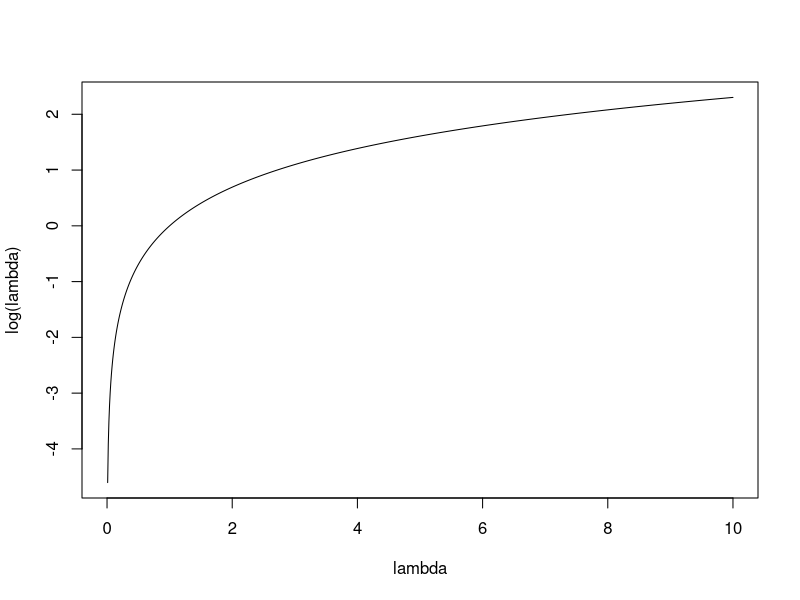
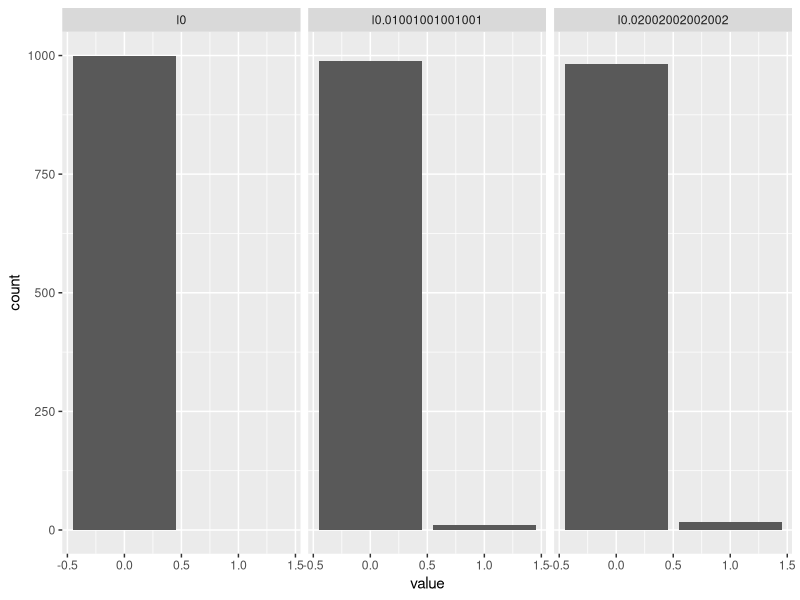
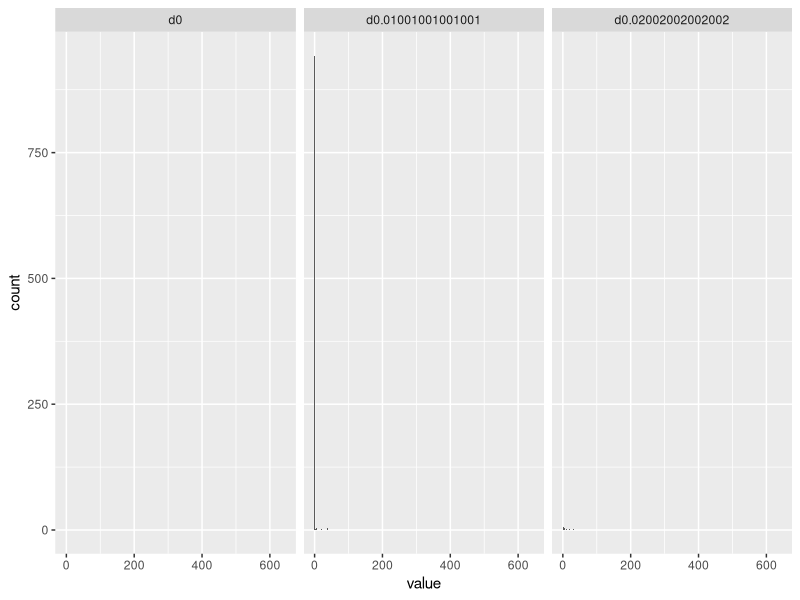

Write R code to recreate these figures, in order.
# preamble =================================================
library('ggplot2'); library('tidyr')
# Poisson regression models count data
# count data = realization of a discrete random variable, e.g. n \in N
# log of y is modeled as a linear function of x and beta
# often also log-linear model (contingency table analysis)
# E(Y | x) = e^{\alpha + x\beta'}

# population parameters ====================================
n <- 1000
lambda <- c(1, 5 , 9)

lambda <- seq(0, 10, length.out = 1000)
plot(lambda, log(lambda), type = 'l')

# Regular poisson distribution =============================
x <- vapply(
  lambda,
  FUN = function(l){rpois(n = n, lambda = l)},
  numeric(n)
)
colnames(x) <- paste0('l', lambda)
x <- as.data.frame(x)

# plot distributions ---------------------------------------
pdta <- gather(x, 'lambda', 'value', 1:3)
ggplot(data = pdta, aes(x = value)) +
  geom_bar() +
  facet_grid(~lambda)

# summarize ------------------------------------------------
apply(x, 2, function(y){cbind(mean = mean(y), var = var(y))})

# simulate mu != var ---------------------------------------
# overdispersion: var > mean
# underdispersion: var < mean
size <- lambda; lambda <- 5
x <- vapply(
  size,
  FUN = function(s){rnbinom(n = n, mu = lambda, size = s)},
  numeric(n)
)
colnames(x) <- paste0('d', size)
x <- as.data.frame(x)

pdta <- gather(x, 'disp', 'value', 1:3)
ggplot(data = pdta, aes(x = value)) +
  geom_bar() +
  facet_grid(~disp)

apply(x, 2, function(y){cbind(mean = mean(y), var = var(y))})
